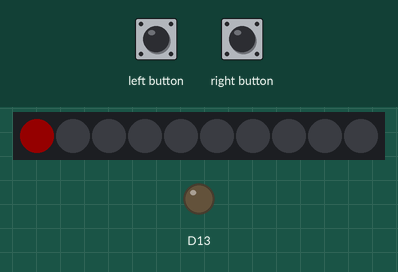
This sketch was run on a simulated Adafruit Circuit Playground Express. Shown: 10 RGB LEDs in strip order, left to right, output pins drawn as LEDs (lit = HIGH). The inputs (shaded band) are chosen by the test bench. Dim RGB values are drawn brighter than linear; WiFi joins after 1.5 s; servers stay silent unless stated.

Above: at 3.0 s.
3.1 s: left button pressed for 3.2 s
At 6.9 s:
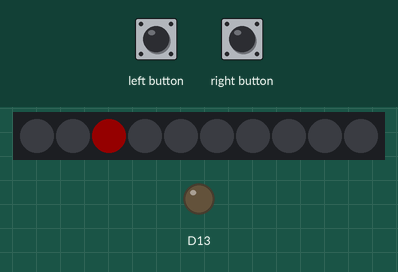
7.8 s: right button pressed for 1 s
At 8.04 s:
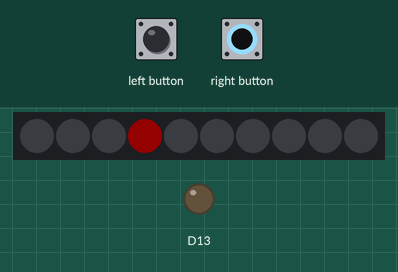
Timing chart, 0 to 10.8 s (numbered marks = the images above; inputs shaded):
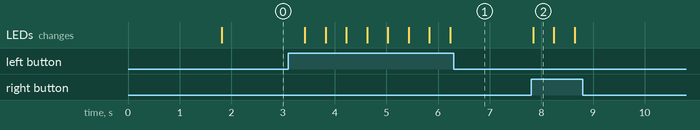

Measured:
- after the input at 3.1 s, the LEDs: first change after 0.32 s (image 1 shows a later state)
- after the input at 7.8 s, the LEDs: change at once (image 2)
- what the display in image 2 shows lasts 0.4 s, from 7.8 s to 8.2 s

The sketch:

KidsNotifer.ino
```cpp
//Something for someone, Blynk and Integromat
// Naor Zaharia 312423841, Harel Zahari 305494452
/*
 * We set out to build this device for our hasidic family that don't want to buy a phone for their kids but, wants to keep an eye on them.
 * Using the device they'll be able to receive notifications about their kids.
 * The device uses the electric charge to assign a massage.
 * The massage is forwarded using the blink application to integromat,
 * which sends an email to the parents with the disierd information combind with the name of the child that sent it.
*/

#define BLYNK_PRINT SerialUSB
#define BLYNK_DEBUG SerialUSB

// Consts
#define KEYTHRESHOLD 700
#define AMOUNTOFACTIVEKYES 5
#define NUMOFLEDS 10
#define AMOUNTOFACTIVECHILDRENS 5

#include <ESP8266_Lib.h>
#include <BlynkSimpleShieldEsp8266.h>
#include <Adafruit_CircuitPlayground.h>

String msgs[]={"is home", "ate", "is taking the dog for a walk", "is going to friends", "S.O.S"};
String childrenNames[]={"Avi","Moshe","Ben","Tzvika","Kobi"};
String currentMsg;
int currentChildIndex=0;
byte capsensePins[AMOUNTOFACTIVEKYES] = {A3, A4, A1, A5, A2};

char auth[] = "CpnpDX6o4sR9SqI4Wk4StSSsLhSMeJIC";
char ssid[] = "ONEPLUS";
char pass[] = "Zahari@123";

#define EspSerial Serial1
#define ESP8266_BAUD 115200

ESP8266 wifi(&EspSerial);

long last_sent = 0;

// Entry point
void setup() {
  CircuitPlayground.begin();
  SerialUSB.begin(115200);
  EspSerial.begin(ESP8266_BAUD);
  delay(10);
  Blynk.begin(auth, wifi, ssid, pass);
  updateChildrenLed();
}

// Main board loop
void loop() {
    updateKeys();
    checkForSwitchChild();
}

// Switch child index if needed
void checkForSwitchChild(){

bool leftButtonPressed = CircuitPlayground.leftButton();
bool rightButtonPressed = CircuitPlayground.rightButton();

if((millis() - last_sent) >  400) {
    if (rightButtonPressed == true)
    {
      currentChildIndex = (currentChildIndex+1) % AMOUNTOFACTIVECHILDRENS;
      updateChildrenLed();
    }

    if (leftButtonPressed == true)
    {
      if(currentChildIndex==0){
        currentChildIndex = AMOUNTOFACTIVECHILDRENS - 1;
        updateChildrenLed();
      }else{
        currentChildIndex=currentChildIndex-1;
        updateChildrenLed();
      }
    }
    last_sent = millis();
  }
}

// Update all keys
void updateKeys(){
  for(int i=0; i<AMOUNTOFACTIVEKYES;i++){
    updateKey(i);
  }
}

// The method update the relevant key
void updateKey(int index)
{
    int currentKey = CircuitPlayground.readCap(capsensePins[index]);
    if (currentKey > KEYTHRESHOLD)
    {
      currentMsg=msgs[index];
      Blynk.run();
      Blynk.virtualWrite(V1, childrenNames[currentChildIndex]+", "+currentMsg);
      SerialUSB.println("Email Sent");
      SerialUSB.println(childrenNames[currentChildIndex]+", "+currentMsg);
      msgSentBlink();
    }
}

// Leds msg sent
void msgSentBlink(){
    for (int i = 0; i < NUMOFLEDS; i++)
    {
        delay(200);
        CircuitPlayground.setPixelColor(i, 0, 255, 0);
    }

    CircuitPlayground.clearPixels();
    updateChildrenLed();
}

// Set led for current child
void updateChildrenLed(){
      CircuitPlayground.clearPixels();
      CircuitPlayground.setPixelColor(currentChildIndex, 255, 0, 0);
}
```
